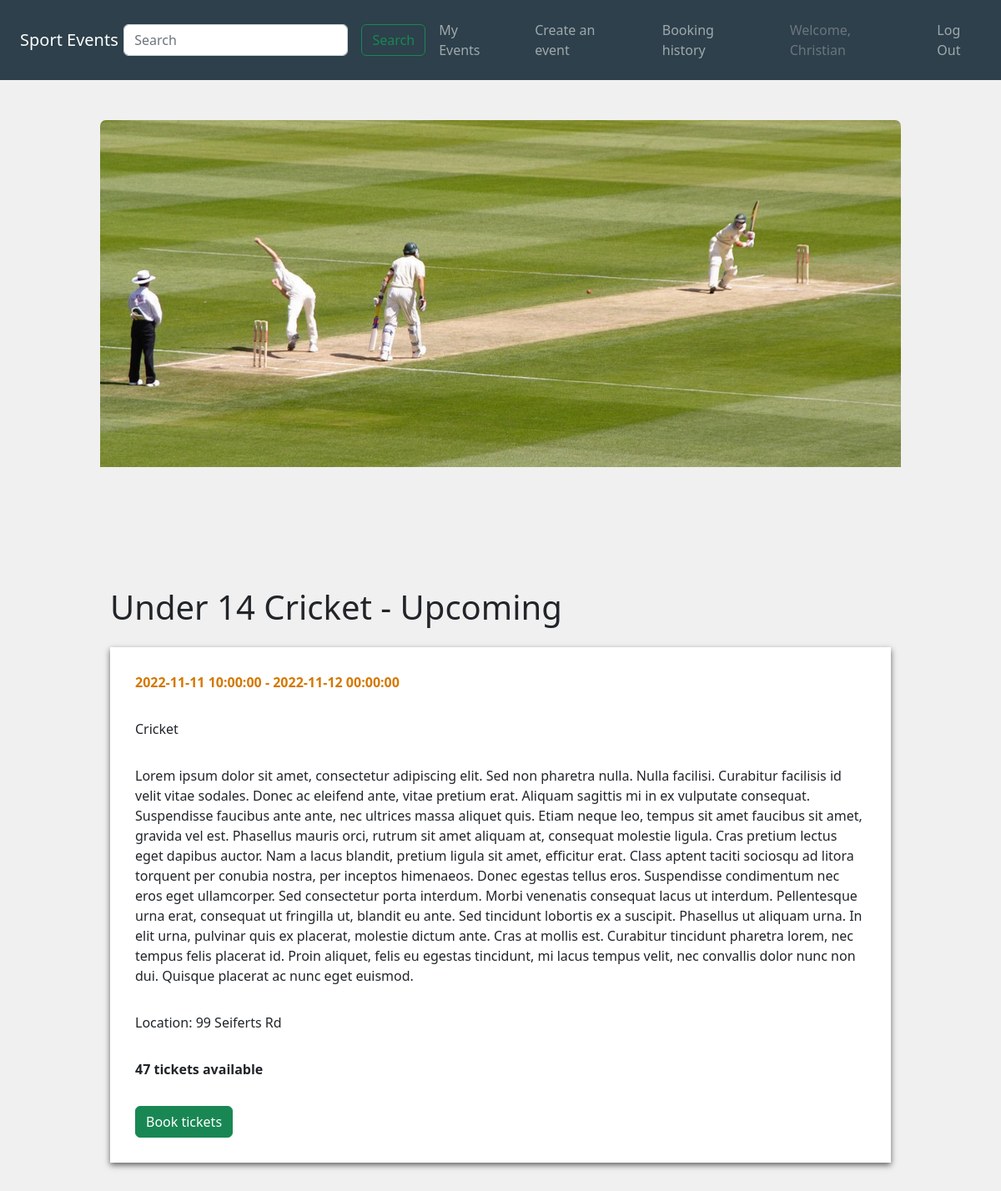
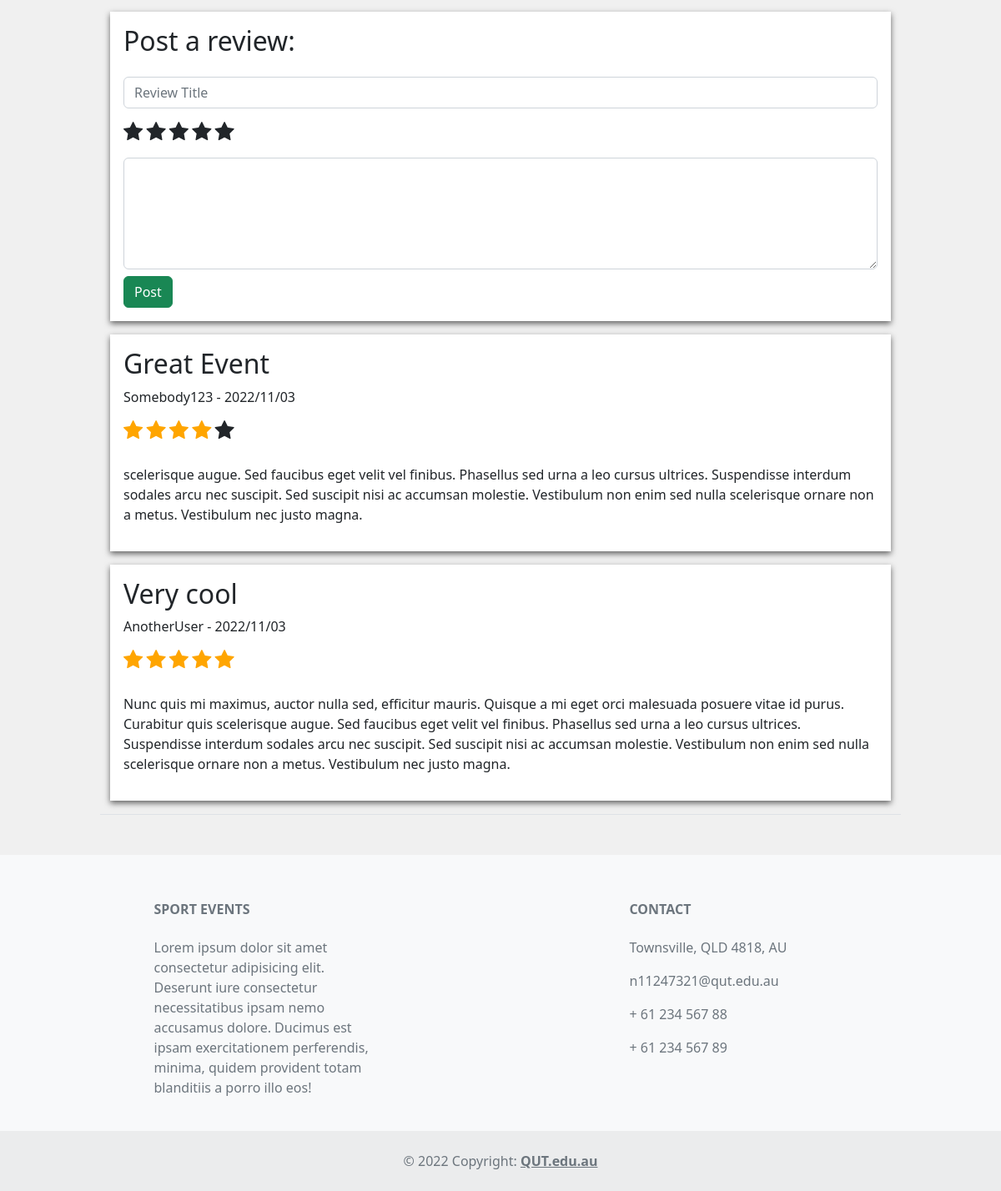
The page /events/1 (signed in) on the database its author committed (2 pictures, top to bottom).
### website/models.py (models this page shows, shortened)
class Users(db.Model, UserMixin):
    __tablename__='users'
    UserId = db.Column(db.Integer, primary_key=True)
    Username = db.Column(db.String(100), unique=True)
    FirstName = db.Column(db.String(100), index=True, nullable=False)
    LastName = db.Column(db.String(100), index=True, nullable=False)
    Email = db.Column(db.String(100), index=True, nullable=False)
    ContactNumber = db.Column(db.String(100), index=True, nullable=False)
    password_hash = db.Column(db.String(255), nullable=False)
    reviews = db.relationship('Reviews', backref='user')
    bookings = db.relationship('Bookings', backref='user')

class Events(db.Model):
    __tablename__ = 'events'
    EventId = db.Column(db.Integer, primary_key=True)
    EventName = db.Column(db.String(80))
    Location = db.Column(db.String(150))
    City = db.Column(db.String(150))
    StartDate = db.Column(db.DateTime)
    EndDate = db.Column(db.DateTime)
    description = db.Column(db.String(500))
    Image = db.Column(db.String(400))
    Status_id = db.Column(db.Integer)
    Catergory_id = db.Column(db.Integer)
    MaxTickets = db.Column(db.Integer)
    tickets_booked = db.Column(db.Integer)
    TicketPrice = db.Column(db.String(80))
    UserId = db.Column(db.Integer)
    reviews = db.relationship('Reviews', backref='event')
    bookings = db.relationship('Bookings', backref='event')
    Catergory_id = db.Column(db.Integer, db.ForeignKey('catergories.CatergoryId'))
    Status_id = db.Column(db.Integer, db.ForeignKey('eventStatus.EventStatusId'))
    UserId = db.Column(db.Integer, db.ForeignKey('users.UserId'))

class EventStatus(db.Model):
    __tablename__ = 'eventStatus'
    EventStatusId = db.Column(db.Integer, primary_key=True)
    Status = db.Column(db.String(80))
    Booking = db.relationship('Bookings', backref='Status')
    Event = db.relationship('Events', backref='Status')
    def __repr__(self): #print
        return "{}".format(self.Status)

class Catergory(db.Model):
    __tablename__ = 'catergories'
    CatergoryId = db.Column(db.Integer, primary_key=True)
    CatergoryName = db.Column(db.String(100))
    Event = db.relationship('Events', backref='CatergoryName')
    def __repr__(self):
        return "{}".format(self.CatergoryName)

class Reviews(db.Model):
    __tablename__ = 'reviews'
    ReviewId = db.Column(db.Integer, primary_key=True)
    Title = db.Column(db.String(100))
    Content = db.Column(db.String(400))
    CreatedAt = db.Column(db.DateTime, default=datetime.now())
    Rating = db.Column(db.Integer)
    User_id = db.Column(db.Integer, db.ForeignKey('users.UserId'))
    Event_id = db.Column(db.Integer, db.ForeignKey('events.EventId'))

### website/events.py (the view, shortened to what this page needs)
@bp.route('/<id>', methods = ['GET', 'POST'])
def show(id):
    event = Events.query.filter_by(EventId=id).first()
    cform = ReviewForm()
    dform = BookingForm()
    remainder = event.MaxTickets - event.tickets_booked
    return render_template('/event.html', event=event, form=cform, dform = dform, remainder = remainder)

### website/forms.py
class ReviewForm(FlaskForm):
  title = StringField('Review Title', [InputRequired()]) # Must enter title
  rating = RadioField(star, validators=[InputRequired()], choices=[(1,1), (2,2), (3,3), (4,4), (5,5)]) # Must enter rating
  comment = TextAreaField('Review comment', [InputRequired()]) # Must enter review comment
  submit = SubmitField('Post')

class BookingForm(FlaskForm):
  ticket_num = IntegerField('Number of Tickets', validators=[InputRequired(), NumberRange(min=0)]) #Must enter number of tickets
  submit = SubmitField("Submit")

### website/__init__.py (called while the page is built)
def create_app():
    app.debug=True
    app.secret_key='utroutoru'
    app.config['SQLALCHEMY_DATABASE_URI']='sqlite:///Events.sqlite'
    db.init_app(app)
    bootstrap = Bootstrap(app)
    login_manager = LoginManager()
    login_manager.login_view='auth.login'
    login_manager.init_app(app)
    from .models import Users # importing here to avoid circular references
    @login_manager.user_loader
    def load_user(UserId):
        return Users.query.get(int(UserId))
    @app.errorhandler(404)
    def not_found(e):
        return render_template("404.html")
    from . import views
    app.register_blueprint(views.bp)
    from . import events
    app.register_blueprint(events.bp)
    from . import auth
    app.register_blueprint(auth.bp)
    return app

### website/templates/event.html (shortened to what this page needs)
{% extends 'base.html' %}
{% block head %}
    <link href="https://cdn.jsdelivr.net/npm/bootstrap@5.2.0/dist/css/bootstrap.min.css" rel="stylesheet">
    <link rel="stylesheet" href="https://cdnjs.cloudflare.com/ajax/libs/font-awesome/4.7.0/css/font-awesome.min.css">
    <link rel="stylesheet" href="../static/css/style.css">
    <link rel="stylesheet" href="../static/css/event.css">
{% endblock %}
{% import "bootstrap/form.html" as wtf %}
{% block content %}
    <div class="p-4" id="navbarSpacer"></div>
    <div id="eventImg">
        <img src="{{event.Image}}" id="eventImg2">
    </div>
    <div class="container-fluid" id="mainBox">
        <div id="imgSpacer"></div>
        <h1>{{event.EventName}} - {{event.Status}}</h1>
        <div class="p-2"></div>
        <div class="container-fluid eventInfo">
            <p class="eventDateTime">{{event.StartDate}} - {{event.EndDate}}</p>
            <div class="p-2"></div>
            <p>{{event.CatergoryName}}</p>
            <div class="p-2"></div>
            <p>{{event.description}}</p>
            <div class="p-2"></div>
            <p>Location: {{event.Location}}</p>
            <div class="p-2"></div>
            <p class="eventTickets">{{remainder}} tickets available</p>
            <div class="p-2"></div>
            {% if current_user.is_authenticated %}
                <button type="button" class="btn btn-success" data-toggle="modal" data-target="#ticketModal">
                    Book tickets
                </button>
            {% endif %}
        </div>
        <div class="p-4"></div>
        {% if current_user.is_authenticated %}
            <div class="p-3 review">
                <h2>Post a review:</h2>
                <div class="p-2"></div>
                <form method="post" action>
                    <div class="form-group row">
                        <div class="col-lg-12">
                            {{ form.title(class_="form-control", placeholder="Review Title") }}
                        </div>
                    </div>
                    <div class="p-2"></div>
                    <div class="form-group">
                        {% set i = 1 %}
                        {% for subfield in form.rating %}
                            <label class="ratingLabel" for="rating-{{ loop.index - 1 }}">
                                <span class="fa fa-star rating"></span>
                            </label>
                        {% endfor %}
                    </div>
                    <div class="p-2"></div>
                    <div class="form-group row">
                        <div class="col-lg-12">
                            {{ form.comment(class_="form-control", rows=5) }}
                        </div>
                    </div>
                    <div class="p-1 lineBreaks"></div>
                    {{ form.submit(class_="btn btn-success") }}
                </form>
            </div>
        {% endif %}
        <div class="p-1 lineBreaks"></div>
        <div class="p-1 lineBreaks"></div>
        <div class="row border-bottom">
            {% for review in event.reviews %}
            <div class="col-md-12">
                <div class="p-3 review">
                    <h2>{{ review.Title }}</h2>
                    <p>{{ review.user.Username }} - {{ review.CreatedAt.strftime('%Y/%m/%d') }}</p>
                    <div id="ratingDiv">
                        {% for i in range(review.Rating) %}
                            <span class="fa fa-star rating checked"></span>
                        {% endfor %}
                        {% for i in range(5 - review.Rating) %}
                            <span class="fa fa-star rating"></span>
                        {% endfor %}
                    </div>
                    <div class="p-2"></div>
                    <p>{{ review.Content }}</p>
            </div>
            <div class="p-2"></div>
            {% endfor %}
        </div>
    </div>
{% endblock %}

### website/templates/base.html (shortened to what this page needs)
<!DOCTYPE html>
<html lang="en">
    <head>
        {% block head %}
        {% endblock %}
    </head>
    <body>
        <nav class="navbar navbar-expand-xl navbar-dark text-light p-2 navBgColor justify-content-start p-3">
            <div>
                <a class="navbar-brand m-2" href="{{ url_for('main.index') }}">Sport Events</a>
            </div>
            <div class="collapse navbar-collapse justify-content-between navItems" id="navCollapse">
                <form class="form-inline navInput" style="margin-left: -9.5px;" method="GET" action="{{ url_for('main.index') }}">
                    <div class="d-flex">
                        <input class="form-control m-2" type="text" placeholder="Search" name="search">
                        <button class="btn btn-outline-success m-2" type="submit">Search</button>
                    </div>
                </form>
                {% block navlinks %}
                    {% if current_user.is_authenticated %}
                        <ul class="navbar-nav mr-auto" style="margin-left: -32px;">
                            <ul class="nav-item">
                                <a class="nav-link" href="{{ url_for('event.update') }}">My Events</a>
                            </ul>
                            <ul class="nav-item">
                                <a class="nav-link" href="{{ url_for('event.create') }}">Create an event</a>
                            </ul>
                            <ul class="nav-item">
                                <a class="nav-link" href="{{ url_for('main.userBookingHistory') }}">Booking history</a>
                            </ul>
                            <ul class="nav-item">
                                <a class="nav-link disabled text-muted" href="#">Welcome, {{current_user.FirstName}}</a>
                            </ul>
                            <ul class="nav-item">
                                <a class="nav-link" href="{{ url_for('auth.logout') }}">Log Out</a>
                            </ul>
                        </ul>
                    {% endif %}
                {% endblock %}
            </div>
        </nav>
        <main>
            {% block content %}
            {% endblock %}
        </main>
        <div class="p-4"></div>
        <footer class="text-center text-lg-start bg-light text-muted">
            <div class="p-1"></div>
            <div class="container text-center text-md-start mt-5">
                <div class="row mt-3">
                    <div class="col-md-3 col-lg-4 col-xl-3 mx-auto mb-4">
                        <h6 class="text-uppercase fw-bold mb-4">Sport Events</h6>
                        <p>
                        Lorem ipsum dolor sit amet consectetur adipisicing elit. Deserunt iure consectetur necessitatibus ipsam nemo accusamus dolore. Ducimus est ipsam exercitationem perferendis, minima, quidem provident totam blanditiis a porro illo eos!
                        </p>
                    </div>
                    <div class="col-md-4 col-lg-3 col-xl-3 mx-auto mb-md-0 mb-4">
                        <h6 class="text-uppercase fw-bold mb-4">Contact</h6>
                        <p>Townsville, QLD 4818, AU</p>
                        <p>n11247321@qut.edu.au</p>
                        <p>+ 61 234 567 88</p>
                        <p>+ 61 234 567 89</p>
                    </div>
                </div>
            </div>
            <div class="text-center p-4" style="background-color: rgba(0, 0, 0, 0.05);">
                © 2022 Copyright:
                <a class="text-reset fw-bold" href="https://qut.edu.au">QUT.edu.au</a>
            </div>
        </footer>
    </body>
</html>

### website/static/css/style.css (style rules this page uses)
body { background-color: #F0F0F0; }
.navBgColor { background-color: #2d404b; }
@media only screen and (min-width: 991px) { .navInput { width: 410px; } }
@media only screen and (min-width: 991px) { .navItems { margin-left: 0px; } }

### website/static/css/event.css (style rules this page uses)
#mainBox { width: 80%; }
#navbarSpacer { display: block; }
#eventImg { margin: auto; width: 80%; height: 500px; overflow: hidden; border-radius: 7px; }
.eventInfo { background-color: white; box-shadow: 0px 3px 7px #636363; padding: 30px; }
.eventDateTime { color: #D47800; font-weight: bold; }
.eventTickets { font-weight: bold; }
#imgSpacer { padding: 30px; }
#eventImg2 { width: 100%; }
#ratingDiv { padding: 0 0 10px 0; }
.rating { font-size: 25px; }
.review { background-color: white; box-shadow: 0px 3px 7px #636363; padding: 30px; }
.checked { color: orange; }

### rows shown on the page
Users: FirstName "Christian"
Events: Image (picture), EventName "Under 14 Cricket", StartDate "2022-11-11 10:00:00", EndDate "2022-11-12 00:00:00", description "Lorem ipsum dolor sit amet, consectetur adipiscing elit. Sed non pharetra nulla. Nulla facilisi. Curabitur facilisis id velit vitae sodales. Donec ac eleifend ante, vitae pretium erat. Aliquam sagittis mi in ex vulputate consequat. Suspendisse faucibus ante ante, nec ultrices massa aliquet quis. Etiam neque leo, tempus sit amet faucibus sit amet, gravida vel est. Phasellus mauris orci, rutrum sit amet aliquam at, consequat molestie ligula. Cras pretium lectus eget dapibus auctor. Nam a lacus blandit, pretium ligula sit amet, efficitur erat. Class aptent taciti sociosqu ad litora torquent per conubia nostra, per inceptos himenaeos. Donec egestas tellus eros. Suspendisse condimentum nec eros…", Location "99 Seiferts Rd"
EventStatus: Status "Upcoming"
Catergory: CatergoryName "Cricket"
Reviews: Title "Great Event", user.Username "Somebody123", CreatedAt "2022/11/03", Rating 4 (drawn), Content "scelerisque augue. Sed faucibus eget velit vel finibus. Phasellus sed urna a leo cursus ultrices. Suspendisse interdum sodales arcu nec suscipit. Sed suscipit nisi ac accumsan molestie. Vestibulum non enim sed nulla scelerisque ornare non a metus. Vestibulum nec justo magna."
Reviews: Title "Very cool", user.Username "AnotherUser", CreatedAt "2022/11/03", Rating 5 (drawn), Content "Nunc quis mi maximus, auctor nulla sed, efficitur mauris. Quisque a mi eget orci malesuada posuere vitae id purus. Curabitur quis scelerisque augue. Sed faucibus eget velit vel finibus. Phasellus sed urna a leo cursus ultrices. Suspendisse interdum sodales arcu nec suscipit. Sed suscipit nisi ac accumsan molestie. Vestibulum non enim sed nulla scelerisque ornare non a metus. Vestibulum nec justo magna."

### other values the page prints
{{ remainder }} "47"
